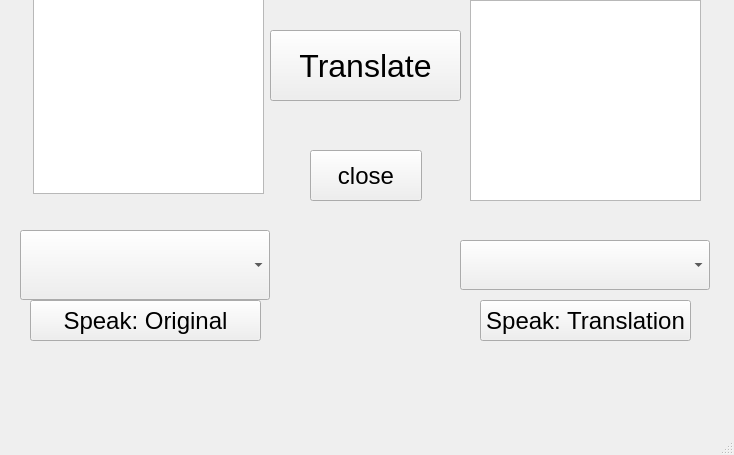
<?xml version="1.0" encoding="UTF-8"?>
<ui version="4.0">
 <class>MainWindow</class>
 <widget class="QMainWindow" name="MainWindow">
  <property name="geometry">
   <rect>
    <x>0</x>
    <y>0</y>
    <width>734</width>
    <height>455</height>
   </rect>
  </property>
  <property name="windowTitle">
   <string>MainWindow</string>
  </property>
  <widget class="QWidget" name="centralwidget">
   <widget class="QTextEdit" name="textEdit_1">
    <property name="geometry">
     <rect>
      <x>33</x>
      <y>-7</y>
      <width>231</width>
      <height>201</height>
     </rect>
    </property>
   </widget>
   <widget class="QTextEdit" name="textEdit_2">
    <property name="geometry">
     <rect>
      <x>470</x>
      <y>0</y>
      <width>231</width>
      <height>201</height>
     </rect>
    </property>
   </widget>
   <widget class="QComboBox" name="comboBox_1">
    <property name="geometry">
     <rect>
      <x>20</x>
      <y>230</y>
      <width>250</width>
      <height>70</height>
     </rect>
    </property>
    <property name="currentText">
     <string/>
    </property>
   </widget>
   <widget class="QComboBox" name="comboBox_2">
    <property name="geometry">
     <rect>
      <x>460</x>
      <y>240</y>
      <width>250</width>
      <height>50</height>
     </rect>
    </property>
   </widget>
   <widget class="QPushButton" name="translate">
    <property name="geometry">
     <rect>
      <x>270</x>
      <y>30</y>
      <width>191</width>
      <height>71</height>
     </rect>
    </property>
    <property name="font">
     <font>
      <pointsize>24</pointsize>
     </font>
    </property>
    <property name="styleSheet">
     <string notr="true">body {
      font-family: sans-serif;
      text-align: center;
      padding: 2em;
      background: rrgb(70, 255, 129);
    }</string>
    </property>
    <property name="text">
     <string>Translate</string>
    </property>
   </widget>
   <widget class="QPushButton" name="close">
    <property name="geometry">
     <rect>
      <x>310</x>
      <y>150</y>
      <width>112</width>
      <height>51</height>
     </rect>
    </property>
    <property name="font">
     <font>
      <pointsize>18</pointsize>
     </font>
    </property>
    <property name="styleSheet">
     <string notr="true">body {
      font-family: sans-serif;
      text-align: center;
      padding: 2em;
      background: rgb(255, 95, 105);
    }</string>
    </property>
    <property name="text">
     <string>close</string>
    </property>
   </widget>
   <widget class="QPushButton" name="pushButton">
    <property name="geometry">
     <rect>
      <x>30</x>
      <y>300</y>
      <width>231</width>
      <height>41</height>
     </rect>
    </property>
    <property name="font">
     <font>
      <pointsize>18</pointsize>
     </font>
    </property>
    <property name="styleSheet">
     <string notr="true">body {
      font-family: sans-serif;
      text-align: center;
      padding: 2em;
      background: rgb(255, 95, 105);
    }</string>
    </property>
    <property name="text">
     <string>Speak: Original</string>
    </property>
   </widget>
   <widget class="QPushButton" name="pushButton_2">
    <property name="geometry">
     <rect>
      <x>480</x>
      <y>300</y>
      <width>211</width>
      <height>41</height>
     </rect>
    </property>
    <property name="font">
     <font>
      <pointsize>18</pointsize>
     </font>
    </property>
    <property name="styleSheet">
     <string notr="true">body {
      font-family: sans-serif;
      text-align: center;
      padding: 2em;
      background: rgb(255, 95, 105);
    }</string>
    </property>
    <property name="text">
     <string>Speak: Translation</string>
    </property>
   </widget>
  </widget>
  <widget class="QMenuBar" name="menubar">
   <property name="geometry">
    <rect>
     <x>0</x>
     <y>0</y>
     <width>734</width>
     <height>37</height>
    </rect>
   </property>
  </widget>
  <widget class="QStatusBar" name="statusbar"/>
 </widget>
 <resources/>
 <connections/>
</ui>
